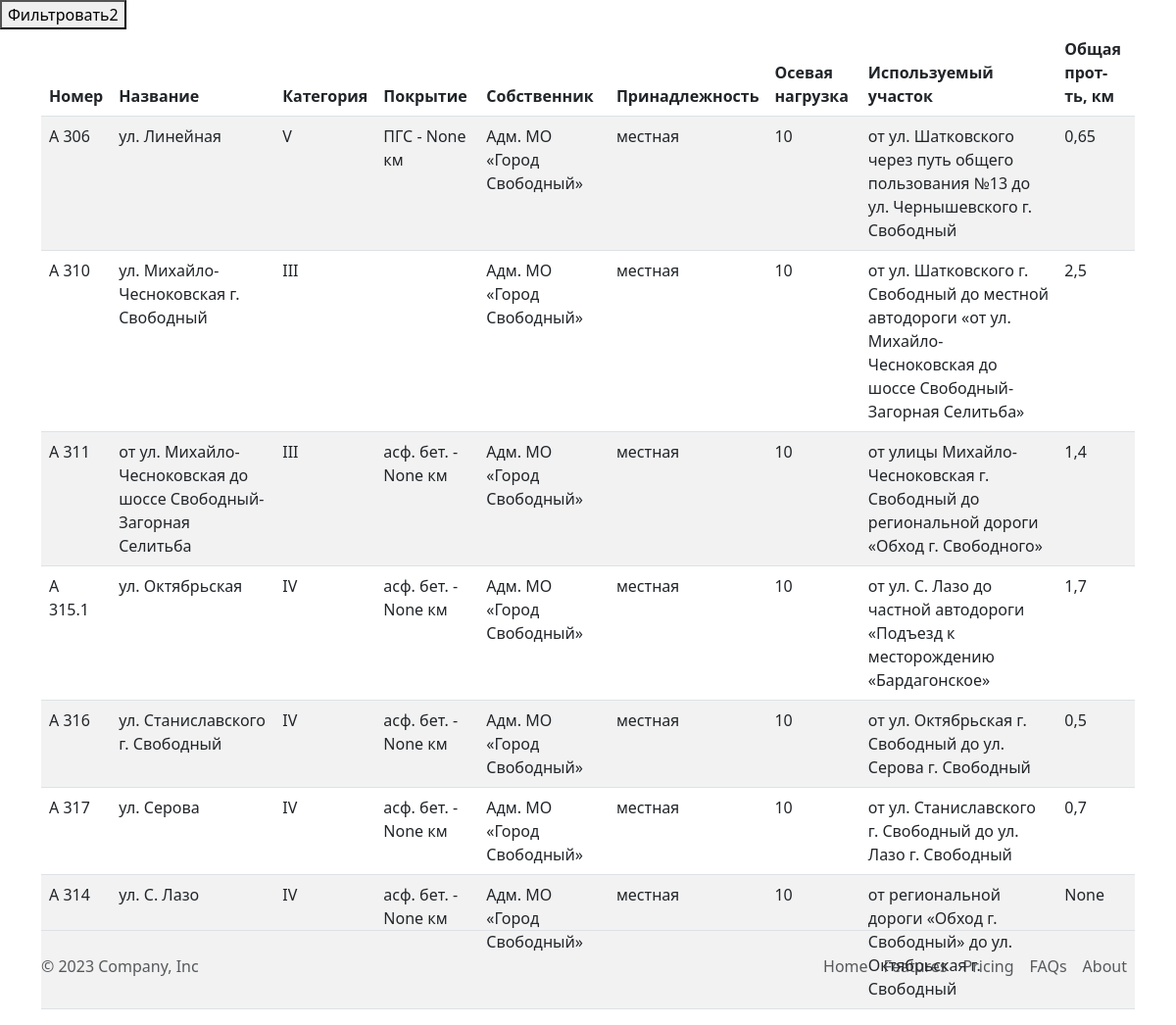
Page /listroads/ on the committed database.
### roads/models.py (models this page shows, shortened)
class Uchastok(models.Model):
    number = models.ForeignKey('Road', on_delete=models.PROTECT, verbose_name = 'Номер')
    subnumber = models.IntegerField(null=True, default=None, blank=True, verbose_name = 'Номер подучастка')
    km = models.CharField(max_length=255, verbose_name = 'Километры', null=True, default=None, blank=True)
    category = models.CharField(max_length=255, verbose_name = 'Категория', null=True, default=None, blank=True)
    osevaya_nagruzka = models.CharField(max_length=255, verbose_name = 'Осевая нагрузка', null=True, default=None, blank=True)
    start_uchastka = models.CharField(max_length=255, verbose_name = 'от', null=True, default=None, blank=True)
    end_uchastka = models.CharField(max_length=255, verbose_name = 'до', null=True, default=None, blank=True)
    full_lenght = models.FloatField(verbose_name = 'Протяженность', null=True, default=None, blank=True)
    etap_proekta = models.CharField(max_length=255, verbose_name = 'Этап', null=True, default=None, blank=True)
    class Meta:
        verbose_name = 'Участок'
        verbose_name_plural = 'Участки'

class Road(models.Model):
    number = models.CharField(max_length=255, verbose_name = 'Номер', null=True, default=None, blank=True)
    name = models.CharField(max_length=255, verbose_name = 'Наименование', null=True, default=None, blank=True)
    owner = models.CharField(max_length=255, verbose_name = 'Собственник', null=True, default=None, blank=True)
    znachenie = models.ForeignKey('Znachenie', on_delete=models.SET_NULL, verbose_name = 'Значение', null=True, blank=True)
    objects_r = models.ManyToManyField('NameObject', verbose_name = 'Объекты', related_name='objects_names', null=True, default=None)
    class Meta:
        verbose_name = 'Дорога'
        verbose_name_plural = 'Дороги'

class PokrytieUchastka(models.Model):
    uchastok = models.ForeignKey('Uchastok', on_delete=models.PROTECT, verbose_name = 'Участок', related_name='pokr_uch')
    vid_pokrytia = models.ForeignKey('Pokrytie', on_delete=models.PROTECT, verbose_name = 'Вид покрытия')
    protyazhennost = models.FloatField(verbose_name = 'Протяженность вида покрытия', null=True, default=None, blank=True)
    class Meta:
        verbose_name = 'Покрытие на участке'
        verbose_name_plural = 'Покрытия на участках'

class Pokrytie(models.Model):
    pokrytie = models.CharField(max_length=255, verbose_name = 'Покрытие', null=True, default=None, blank=True)
    sokr_pokrytie = models.CharField(max_length=255, verbose_name = 'Сокращенное написание', null=True, default=None, blank=True)
    class Meta:
        verbose_name = 'Покрытие'
        verbose_name_plural = 'Покрытия'

class Znachenie(models.Model):
    znachenie = models.CharField(max_length=255, verbose_name='Значение', null=True, default=None, blank=True)
    def __str__(self):
        return self.znachenie
    class Meta:
        verbose_name = 'Значение'
        verbose_name_plural = 'Значения'

### roads/views.py (the view)
# urls.py: path('listroads/', RoadIndex.as_view(), name='listroads'),
class RoadIndex(ListView):
    model = Uchastok
    form_class = FilterForm
    template_name = 'roads/list_roads.html'
    context_object_name = 'roads'
    def get_context_data(self, **kwargs):
        context = super(RoadIndex, self).get_context_data(**kwargs)
        context['form'] = FilterForm()
        return context

### roads/templates/roads/list_roads.html (shortened to what this page needs)
{% extends 'roads/base.html' %}
{% block content %}
<form action="{% url 'filterlistroads' %}" method="get">
    <button type="submit">Фильтровать2</button>
</form>
<div class="container">
    <table class="table table-striped">
        <thead class="thead-dark">
            <tr>
                <th scope="col">Номер</th>
                <th scope="col">Название</th>
                <th scope="col">Категория</th>
                <th scope="col">Покрытие</th>
                <th scope="col">Собственник</th>
                <th scope="col">Принадлежность</th>
                <th scope="col">Осевая нагрузка</th>
                <th scope="col">Используемый участок</th>
                <th scope="col">Общая прот-ть, км</th>
            </tr>
        </thead>
        <tbody>
            {% for r in roads %}
            <tr>
                {% if r.subnumber %}
                <td>{{ r.number.number }}.{{ r.subnumber }}</td>
                {% else %}
                <td>{{ r.number.number }}</td>
                {% endif %}
                {% if r.km %}
                <td>{{ r.number.name }}<br> {{ r.km }}</td>
                {% else %}
                <td>{{ r.number.name }}</td>
                {% endif %}
                <td>{{ r.category }}</td>
                <td>{% for p in  r.pokr_uch.all %}
                    {{ p.vid_pokrytia.sokr_pokrytie }} - {{ p.protyazhennost }} км <br>
                    {% endfor %}</td>
                <td>{{ r.number.owner }}</td>
                <td>{{ r.number.znachenie }}</td>
                <td>{{ r.osevaya_nagruzka }}</td>
                <td>от {{ r.start_uchastka }} до {{ r.end_uchastka }}</td>
                <td>{{ r.full_lenght }}</td>
            </tr>
            {% endfor %}
        </tbody>
    </table>
</div>
{% endblock %}

### rows in the picture
Uchastok: number.number "А 306", number.name "ул. Линейная", category "V", number.owner "Адм. МО «Город Свободный»", number.znachenie "местная", osevaya_nagruzka "10", start_uchastka "ул. Шатковского через путь общего пользования №13", end_uchastka "ул. Чернышевского г. Свободный", full_lenght "0,65"
PokrytieUchastka: vid_pokrytia.sokr_pokrytie "ПГС", protyazhennost "None"
Uchastok: number.number "А 310", number.name "ул. Михайло-Чесноковская г. Свободный", category "III", number.owner "Адм. МО «Город Свободный»", number.znachenie "местная", osevaya_nagruzka "10", start_uchastka "ул. Шатковского г. Свободный", end_uchastka "местной автодороги «от ул. Михайло-Чесноковская до шоссе Свободный-Загорная Селитьба»", full_lenght "2,5"
Uchastok: number.number "А 311", number.name "от ул. Михайло-Чесноковская до шоссе Свободный-Загорная Селитьба", category "III", number.owner "Адм. МО «Город Свободный»", number.znachenie "местная", osevaya_nagruzka "10", start_uchastka "улицы Михайло-Чесноковская г. Свободный", end_uchastka "региональной дороги «Обход г. Свободного»", full_lenght "1,4"
PokrytieUchastka: vid_pokrytia.sokr_pokrytie "асф. бет.", protyazhennost "None"
Uchastok: number.number "А 315", subnumber "1", number.name "ул. Октябрьская", category "IV", number.owner "Адм. МО «Город Свободный»", number.znachenie "местная", osevaya_nagruzka "10", start_uchastka "ул. С. Лазо", end_uchastka "частной автодороги «Подъезд к месторождению «Бардагонское»", full_lenght "1,7"
PokrytieUchastka: vid_pokrytia.sokr_pokrytie "асф. бет.", protyazhennost "None"
Uchastok: number.number "А 316", number.name "ул. Станиславского г. Свободный", category "IV", number.owner "Адм. МО «Город Свободный»", number.znachenie "местная", osevaya_nagruzka "10", start_uchastka "ул. Октябрьская г. Свободный", end_uchastka "ул. Серова г. Свободный", full_lenght "0,5"
PokrytieUchastka: vid_pokrytia.sokr_pokrytie "асф. бет.", protyazhennost "None"
Uchastok: number.number "А 317", number.name "ул. Серова", category "IV", number.owner "Адм. МО «Город Свободный»", number.znachenie "местная", osevaya_nagruzka "10", start_uchastka "ул. Станиславского г. Свободный", end_uchastka "ул. Лазо г. Свободный", full_lenght "0,7"
PokrytieUchastka: vid_pokrytia.sokr_pokrytie "асф. бет.", protyazhennost "None"
Uchastok: number.number "А 314", number.name "ул. С. Лазо", category "IV", number.owner "Адм. МО «Город Свободный»", number.znachenie "местная", osevaya_nagruzka "10", start_uchastka "региональной дороги «Обход г. Свободный»", end_uchastka "ул. Октябрьская г. Свободный", full_lenght "None"
PokrytieUchastka: vid_pokrytia.sokr_pokrytie "асф. бет.", protyazhennost "None"
